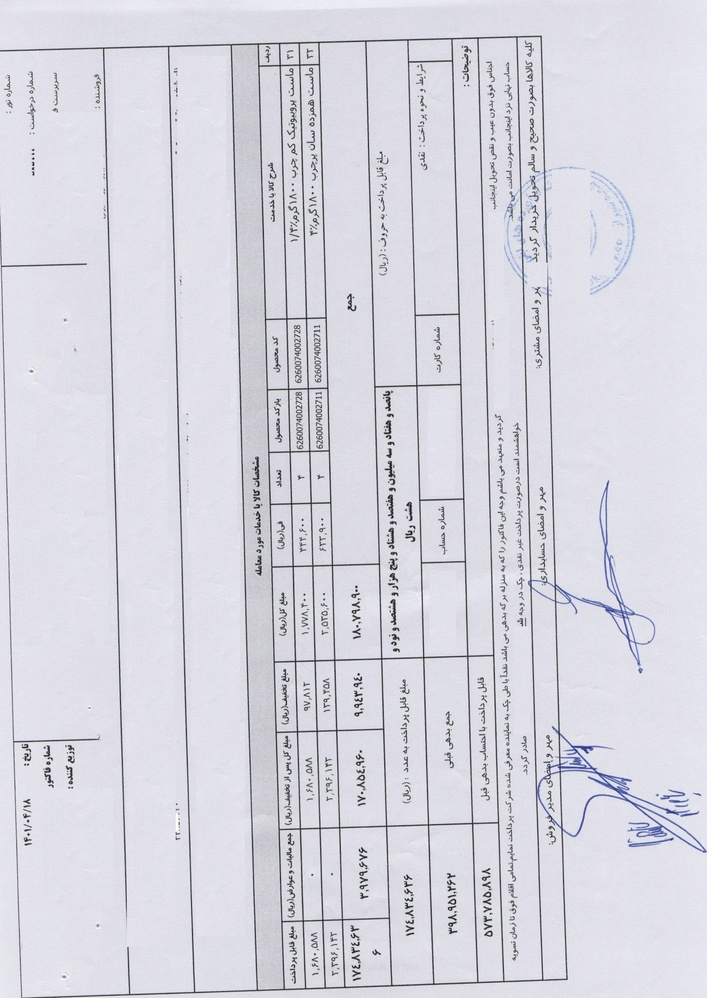
#> input picture logs/resluts_method_2/inputs/input_1.jpeg, 707 x 998 px, shrunk from 2353 x 3321 before the run
$ python -i HoughBin.py   (imports and definitions only)
#> lines starting #> are read from the running program, lines starting #| are printed output that depends on the picture; after the words box and inside, x2 and y2 are one past the last pixel; in counts of white or black regions, pixels touching at a corner belong together
#> further down, picture is the input picture: shape (998, 707, 3); mean B, G, R 223.6, 214.6, 215
import cv2
import numpy as np
import time
import math

class HoughBin:
    def __init__(self):
        self.kernel = cv2.getStructuringElement(cv2.MORPH_RECT, (25, 25))

    def affine_image(self, image, degree):
        """Rotate the image based on the specified degree."""
        height, width = image.shape[:2]
        heightNew = int(width * abs(math.sin(math.radians(degree))) + height * abs(math.cos(math.radians(degree))))
        widthNew = int(height * abs(math.sin(math.radians(degree))) + width * abs(math.cos(math.radians(degree))))

        M = cv2.getRotationMatrix2D((width / 2, height / 2), degree, 1)
        M[0, 2] += (widthNew - width) / 2
        M[1, 2] += (heightNew - height) / 2
        res = cv2.warpAffine(image, M, (widthNew, heightNew), flags=cv2.INTER_CUBIC, borderMode=cv2.BORDER_REPLICATE)

        return res

    def skew(self, image):
        """Correct skew of the image using Hough transform."""
        start_time = time.time()  # Start timer

        # Convert to grayscale
        gray_image = cv2.cvtColor(image, cv2.COLOR_BGR2GRAY)

        # Binarize the image
        _, thresh = cv2.threshold(gray_image, 0, 255, cv2.THRESH_BINARY + cv2.THRESH_OTSU)
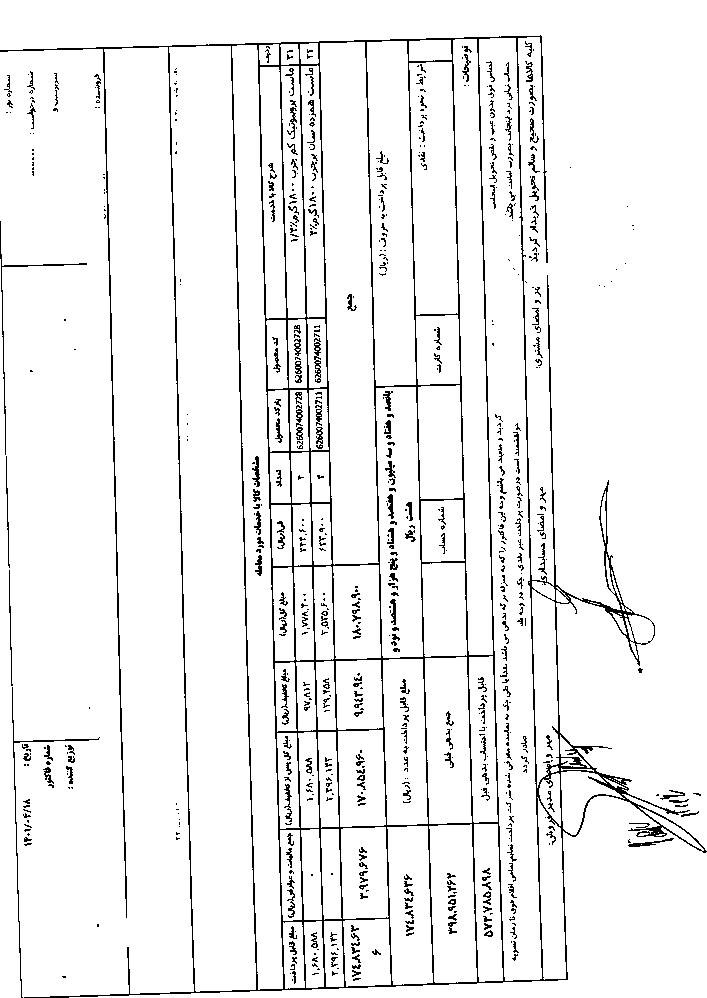
#> thresh: shape (998, 707); 94.1% white; black in thin lines or dots

        # Morphological operations
        opening = cv2.morphologyEx(thresh, cv2.MORPH_OPEN, self.kernel)
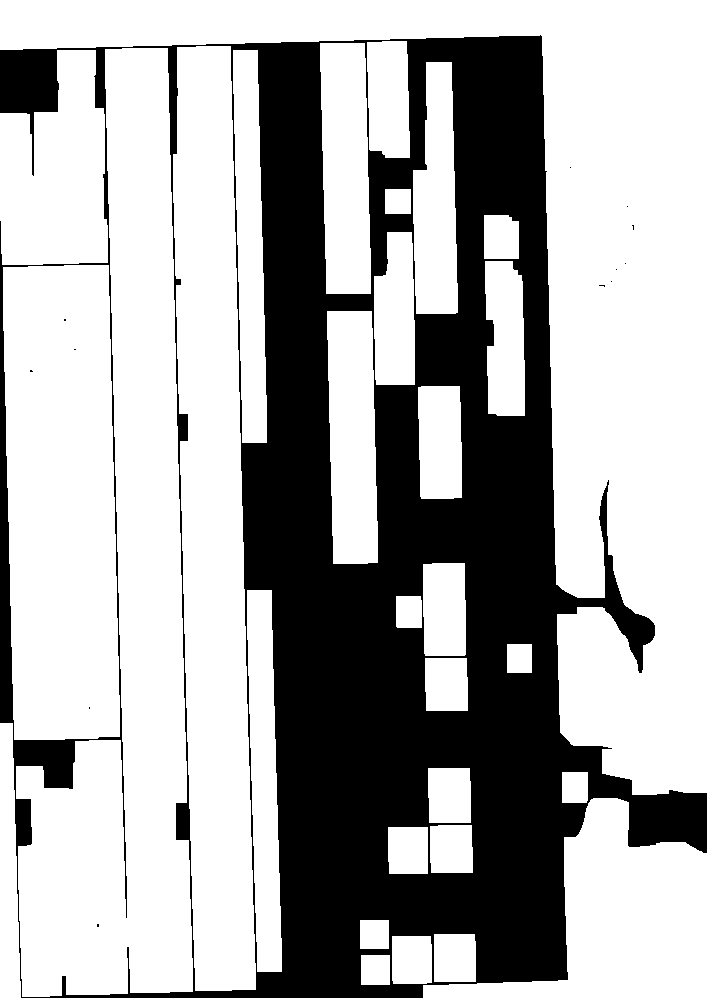
#> opening: shape (998, 707); 67.3% white; 13 black regions (12 under 20 px), largest, box (x1, y1, x2, y2) and area: (0, 35, 707, 998) 230546
        erosion = cv2.erode(opening, self.kernel)
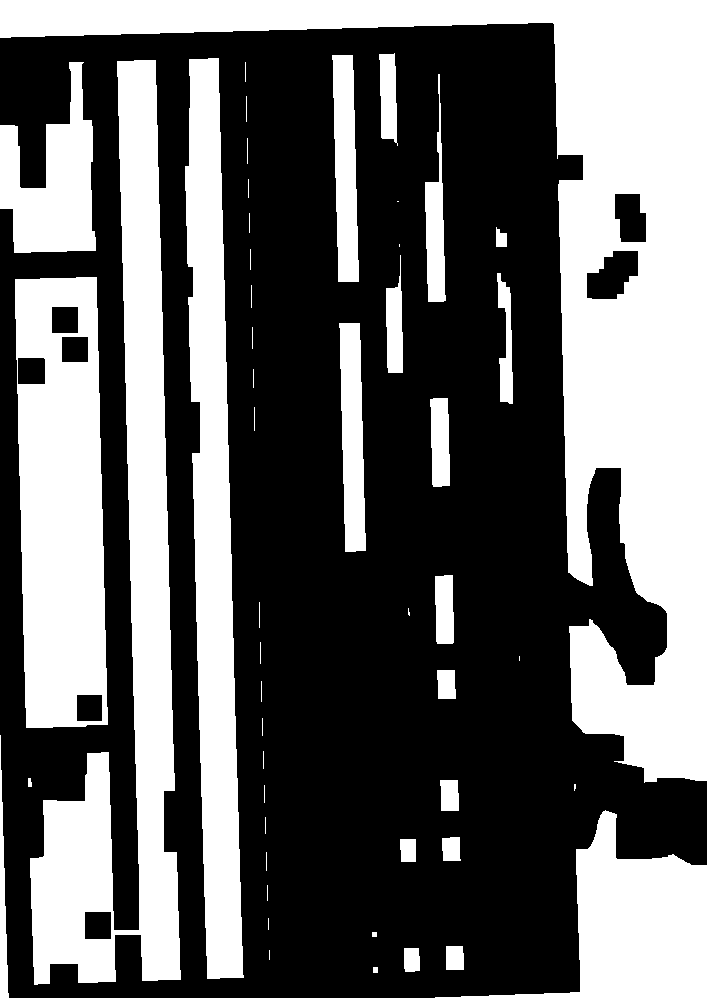
#> erosion: shape (998, 707); 39.8% white; 51 white regions (15 under 20 px), largest, box (x1, y1, x2, y2) and area: (0, 0, 707, 783) 112408, (30, 60, 181, 985) 49093, (15, 277, 108, 728) 34173

        # Detect edges
        edges = cv2.Canny(erosion, 80, 240, apertureSize=3)
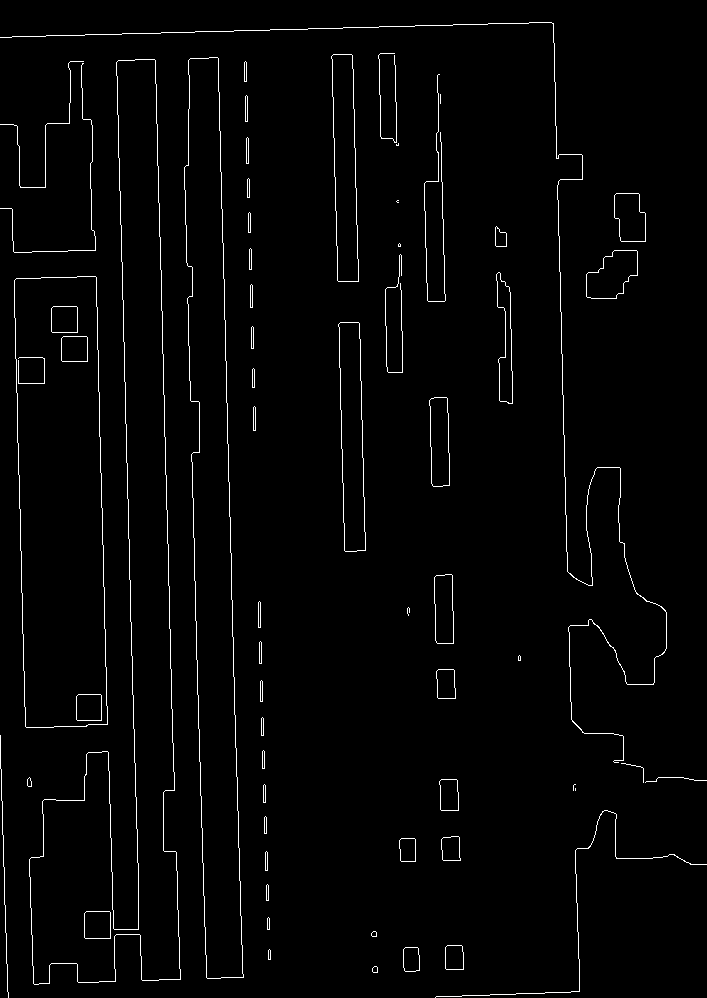
#> edges: shape (998, 707); 2% white in thin lines or dots

        # Detect lines using Hough Transform
        lines = cv2.HoughLinesP(edges, 1, np.pi / 180, 200, minLineLength=250, maxLineGap=70)
#> lines = None
        if lines is None:
            return None, 0  # Skip if no lines are detected

        # Extract the lines and calculate their angles
        lines1 = lines[:, 0, :]
        Theta = np.arctan2(lines1[:, 1] - lines1[:, 3], lines1[:, 2] - lines1[:, 0]) * 180 / np.pi

        # Filter lines based on verticality
        valid_indices = np.where((Theta >= -35) & (Theta <= 35))
        Theta = Theta[valid_indices]

        if len(Theta) == 0:
            return None, 0  # Skip if no valid angles are found

        # Compute the dominant angle
        angle_i, angle_bins = np.histogram(Theta, bins=90)
        dominant_angle_index = angle_i.argmax()
        degree = -angle_bins[dominant_angle_index]

        end_time = time.time()  # End timer
        inference_time = end_time - start_time

        # Return corrected image, degree, and inference time
        return self.affine_image(image, degree), degree, inference_time

>>> import cv2
>>> picture = cv2.imread('../../logs/resluts_method_2/inputs/input_1.jpeg')
>>> result = HoughBin().skew(picture)

$ run again, on logs/resluts_method_2/inputs/input_2.jpeg
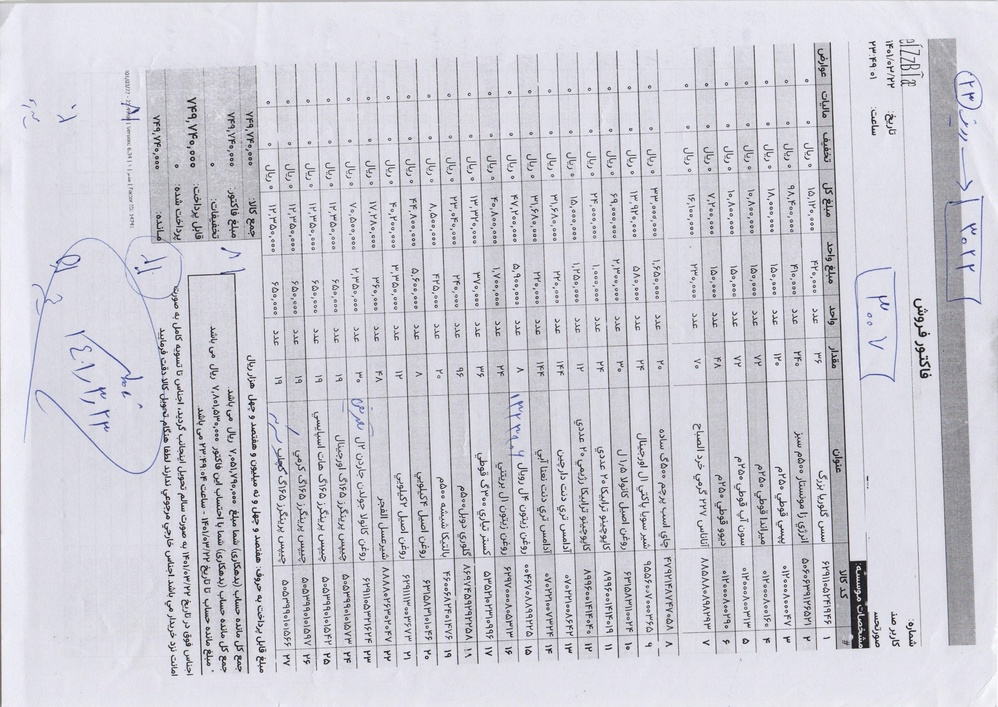
#> input picture logs/resluts_method_2/inputs/input_2.jpeg, 998 x 707 px, shrunk from 3482 x 2467 before the run
#> picture is the input picture: shape (707, 998, 3); mean B, G, R 214.3, 205.6, 206.2
#> in skew, `_, thresh = cv2.threshold(gray_image, 0, 255, cv2.THRESH_BINARY + cv2...`:
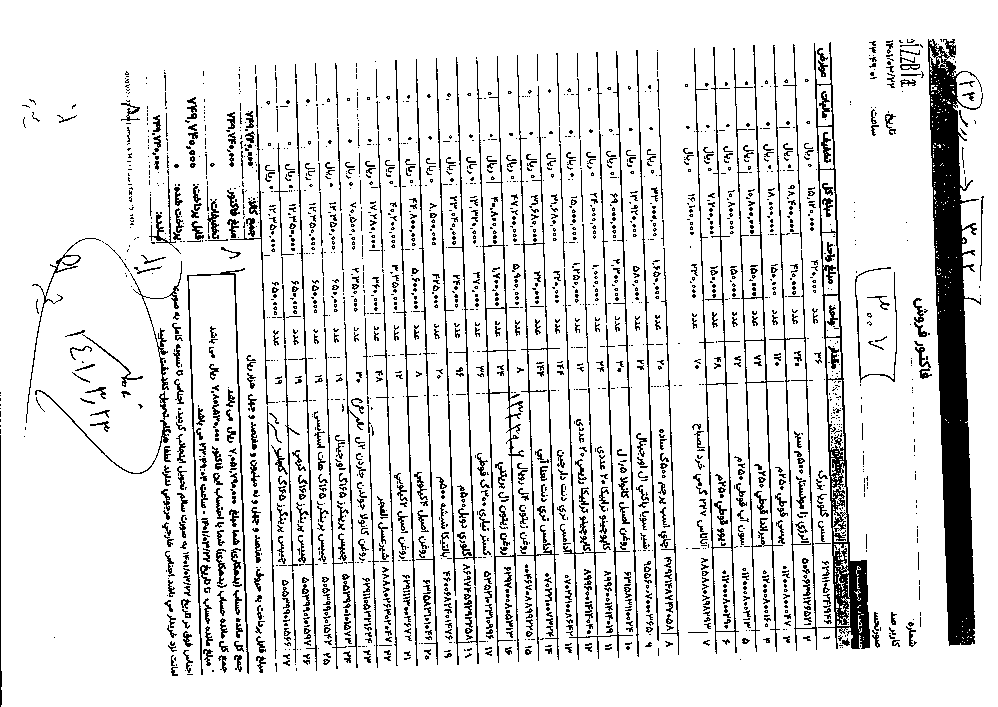
#> thresh: shape (707, 998); 87.4% white; 2421 black regions (1722 under 20 px), largest, box (x1, y1, x2, y2) and area: (928, 39, 983, 646) 16401, (814, 42, 870, 649) 5351, (733, 45, 784, 652) 2003
#> opening: shape (707, 998); 36.4% white; 12 white regions, largest, box (x1, y1, x2, y2) and area: (0, 0, 998, 707) 232106, (34, 244, 158, 395) 10825, (190, 276, 235, 326) 2222
#> erosion: shape (707, 998); 22.1% white; 20 white regions (8 under 20 px), largest, box (x1, y1, x2, y2) and area: (0, 0, 998, 707) 138291, (846, 98, 923, 286) 6802, (861, 390, 907, 602) 5545
#> edges: shape (707, 998); 0.98% white in thin lines or dots
#> lines = [[12, 657, 12, 380], [512, 673, 983, 656], [976, 318, 986, 625], [384, 47, 740, 34]]
#> lines1 has the same summary as lines
#> in skew, `Theta = np.arctan2(lines1[:, 1] - lines1[:, 3], lines1[:, 2] - lines1[..`: Theta = [90, 2.07, -88.13, 2.09]
#> valid_indices = ([1, 3],)
#> in skew, `Theta = Theta[valid_indices]`: Theta = [2.07, 2.09]
#> angle_i = 90 values, max 1 at index 0, min 0 at index 1, mean 0.0222; angle_bins = 91 values from 2.07 to 2.09
#> dominant_angle_index = 0
#> degree = -2.07
#> heightNew = 742
#> widthNew = 1022
#> M = [[0.999, -0.0361, 13.08], [0.0361, 0.999, -17.77]]
#> in affine_image, `res = cv2.warpAffine(image, M, (widthNew, heightNew), flags=cv2.INTER_..`:
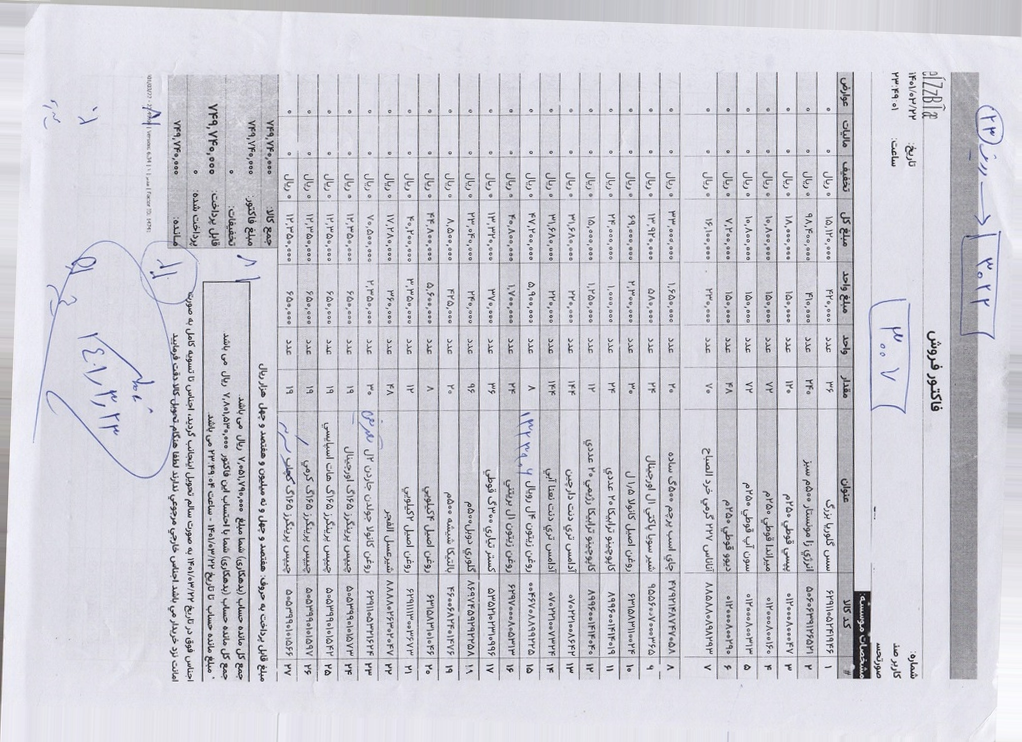
#> res: shape (742, 1022, 3); mean B, G, R 214.8, 206.3, 206.9

$ run again, on logs/resluts_method_2/inputs/input_3.jpeg
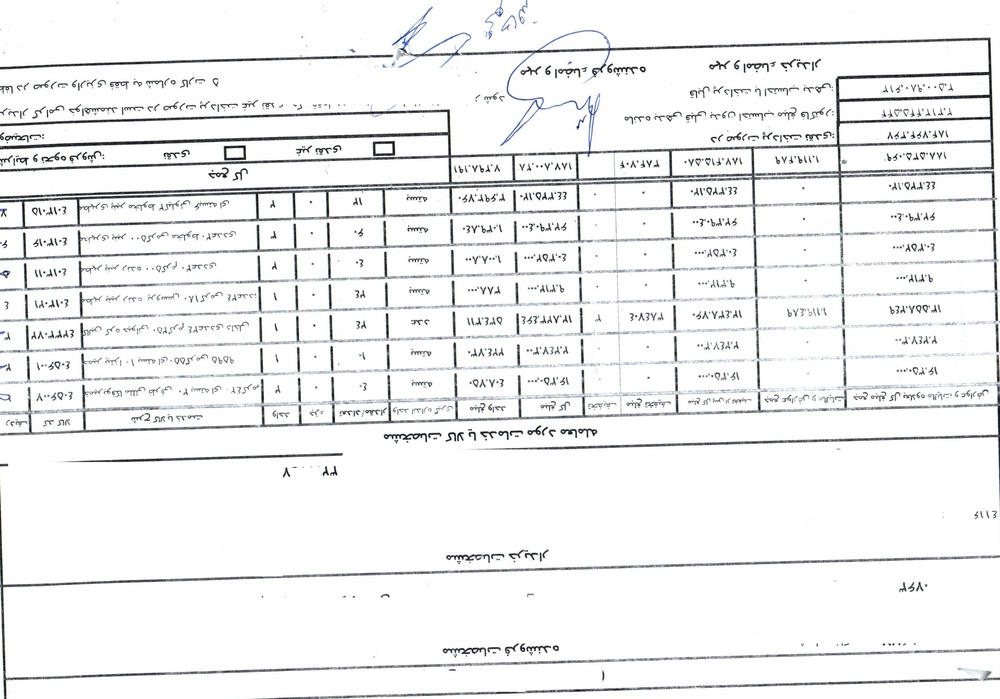
#> input picture logs/resluts_method_2/inputs/input_3.jpeg, 1000 x 699 px, shrunk from 3336 x 2333 before the run
#> picture is the input picture: shape (699, 1000, 3); mean B, G, R 240.5, 240.2, 239.8
#> thresh: shape (699, 1000); 91.6% white; black in thin lines or dots
#> opening: shape (699, 1000); 54.5% white; 7 black regions (4 under 20 px), largest, box (x1, y1, x2, y2) and area: (0, 0, 1000, 519) 299701, (0, 494, 1000, 699) 17376, (68, 453, 343, 477) 1199
#> erosion: shape (699, 1000); 28.8% white; 48 white regions (10 under 20 px), largest, box (x1, y1, x2, y2) and area: (0, 436, 1000, 572) 90760, (16, 570, 1000, 665) 57125, (0, 0, 414, 54) 18131
#> in skew, `edges = cv2.Canny(erosion, 80, 240, apertureSize=3)`:
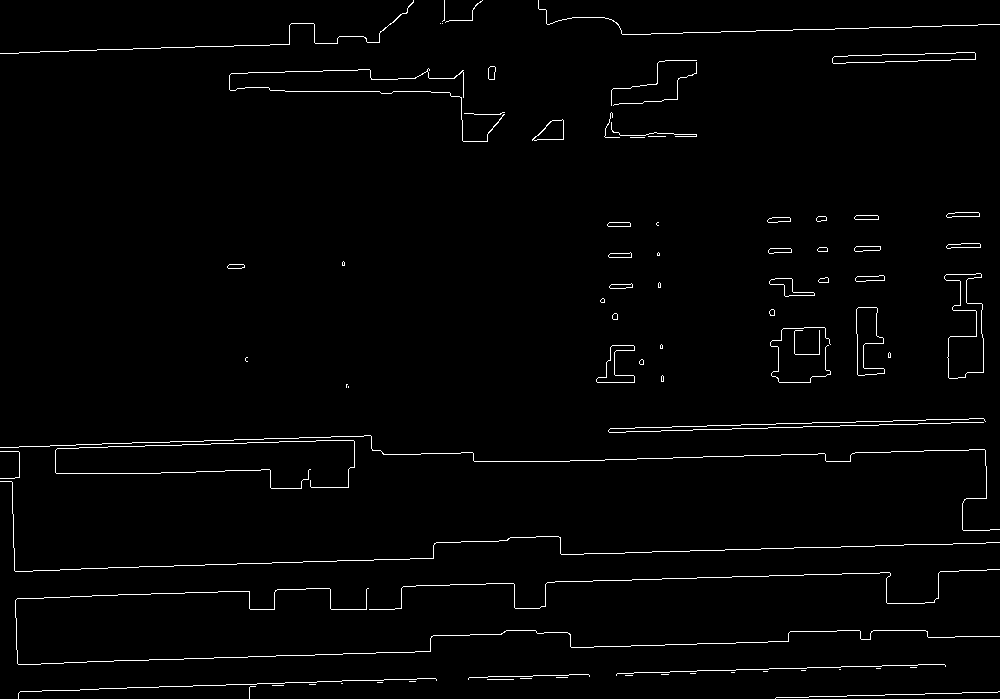
#> edges: shape (699, 1000); 1.7% white in thin lines or dots
#> lines = [[19, 692, 427, 678], [0, 451, 371, 438], [0, 447, 302, 437], [20, 664, 430, 650], [15, 571, 433, 557], [0, 53, 379, 40]]
#> lines1 has the same summary as lines
#> Theta = [1.97, 2.01, 1.9, 1.96, 1.92, 1.96]
#> valid_indices = ([0, 1, 2, 3, 4, 5],)
#> angle_i = 90 values, max 1 at index 0, min 0 at index 1, mean 0.0667; angle_bins = 91 values from 1.9 to 2.01
#> dominant_angle_index = 0
#> degree = -1.9
#> heightNew = 731
#> widthNew = 1022
#> M = [[0.999, -0.0331, 11.84], [0.0331, 0.999, -16.36]]
#> in affine_image, `res = cv2.warpAffine(image, M, (widthNew, heightNew), flags=cv2.INTER_..`:
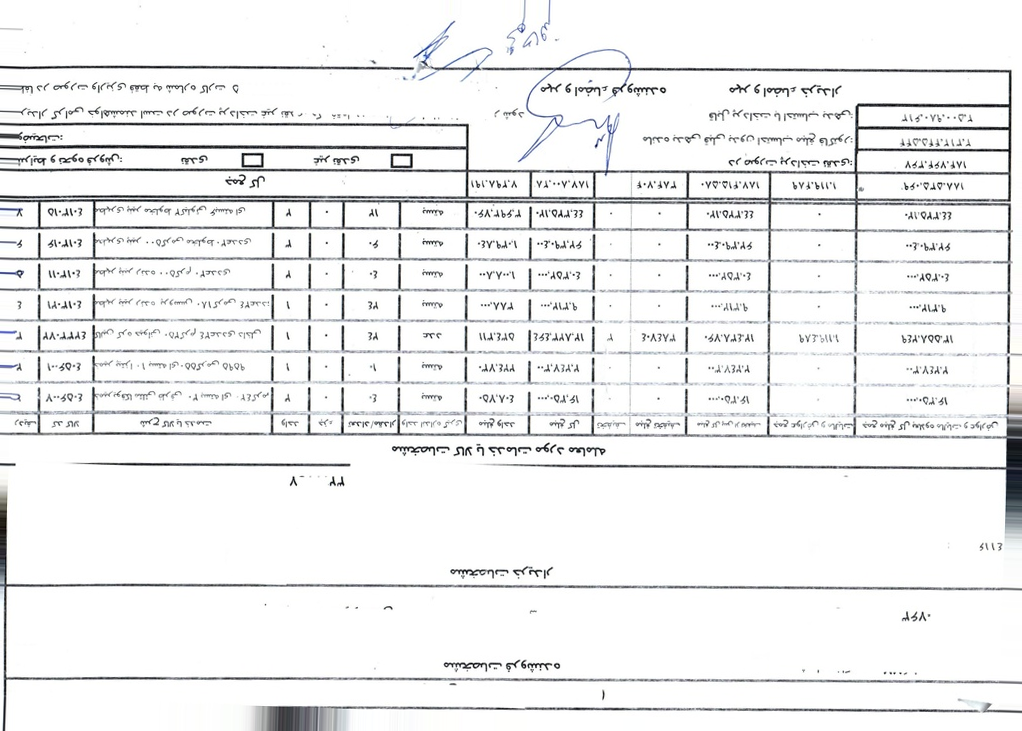
#> res: shape (731, 1022, 3); mean B, G, R 240.1, 239.7, 239.3
